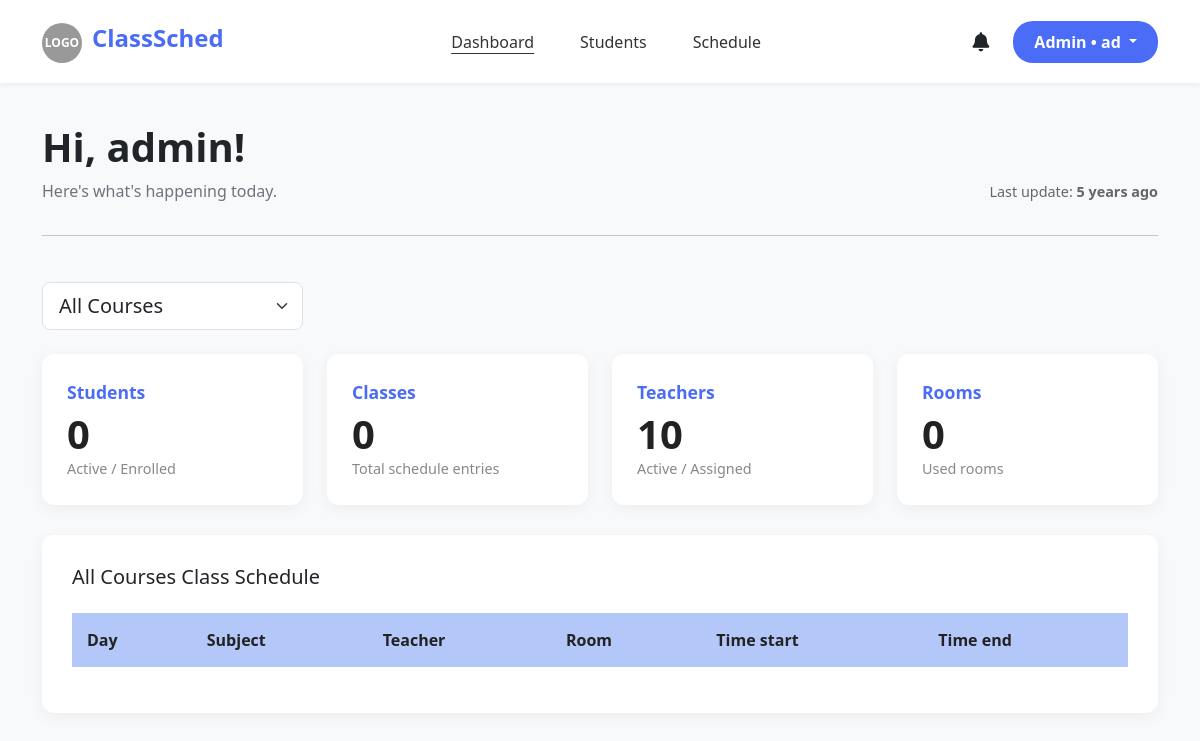
Before: /src/admin_dashboard.php (signed in) with the older database file.
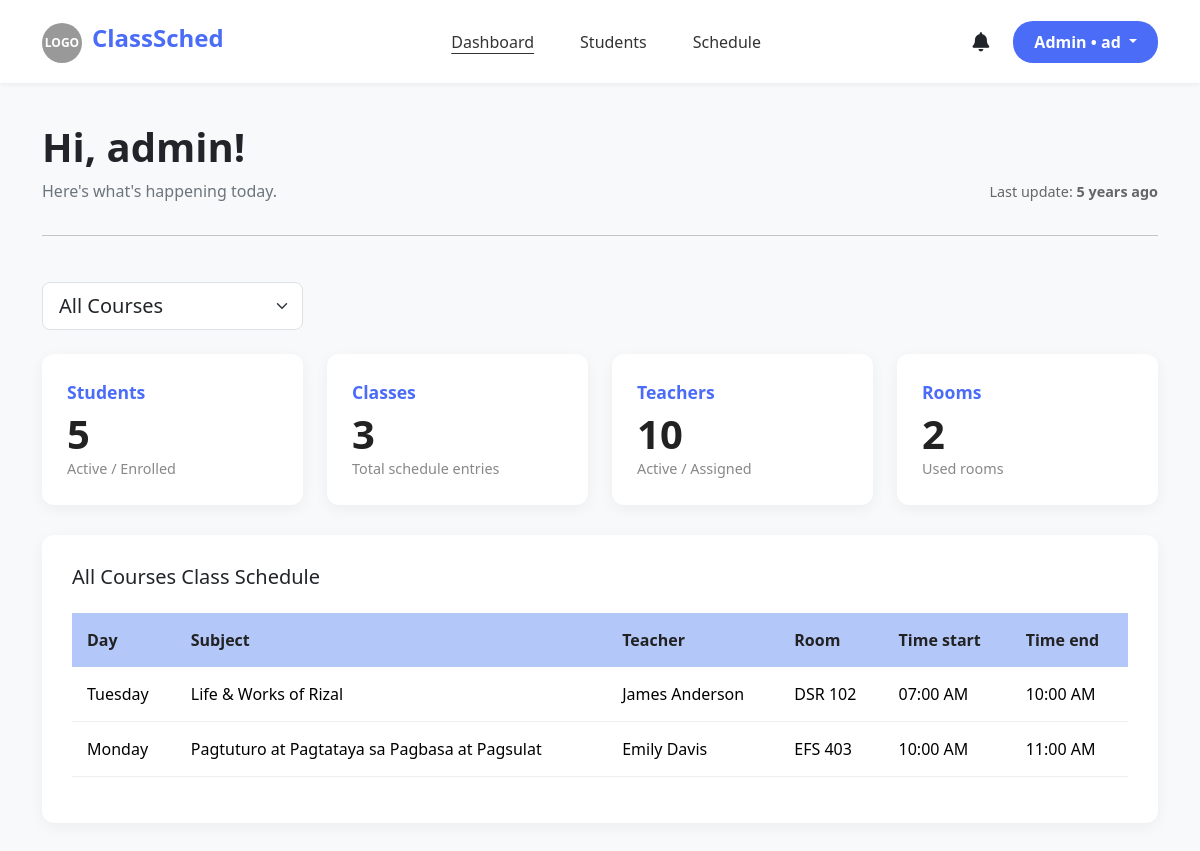
After: the same page with the newer database file.
### tables this page shows
CREATE TABLE schedules (
        id INTEGER PRIMARY KEY AUTOINCREMENT,
        day TEXT NOT NULL,
        subject_id INTEGER NOT NULL,
        teacher_id INTEGER NOT NULL,
        room TEXT(10),
        time_start TIME,
        time_end TIME,
        course_id INTEGER NOT NULL,
        
        FOREIGN KEY (teacher_id) REFERENCES teachers(id),
        FOREIGN KEY (course_id) REFERENCES courses(id),
        FOREIGN KEY (subject_id) REFERENCES subjects(id)
    );

### src/admin_dashboard.php (the view, shortened to what this page needs)
<?php
$user = $_SESSION["user"];
$db = get_db();
$selected_course = isset($_GET['course_id']) ? (int)$_GET['course_id'] : COURSE_ALL;
switch ($selected_course) {
    default:
        $course_name = "All Courses";
        break;
}
if ($selected_course === COURSE_ALL) {
    $student_enrolled = $db->querySingle("SELECT COUNT(id) FROM students");
    $classes_count = $db->querySingle("SELECT COUNT(id) FROM schedules");
    $teachers_count = $db->querySingle("SELECT COUNT(id) FROM teachers");
    $rooms_count = $db->querySingle("SELECT COUNT(DISTINCT room) FROM schedules WHERE room IS NOT NULL AND room != ''");
}
$db_file_path = __DIR__ . '/../users.db';
$last_update_text = "Unknown";
if (file_exists($db_file_path)) {
    $file_mod_time = filemtime($db_file_path);
    $time_diff = time() - $file_mod_time;
    if ($time_diff < 60) {
        $last_update_text = "Just now";
    } else {
        $tokens = [
            31536000 => 'year',
            2592000 => 'month',
            604800 => 'week',
            86400 => 'day',
            3600 => 'hour',
            60 => 'minute',
            1 => 'second'
        ];
        foreach ($tokens as $unit => $text) {
            $numberOfUnits = floor($time_diff / $unit);
            $last_update_text = $numberOfUnits . ' ' . $text . (($numberOfUnits > 1) ? 's' : '') . ' ago';
            break;
        }
    }
}
$sql_sched = "
    SELECT
        sch.*,
        sub.subject_name AS subject_name_display,
        t.name AS teacher_name_display
    FROM schedules sch
    LEFT JOIN subjects sub ON sch.subject_id = sub.id
    LEFT JOIN teachers t ON sch.teacher_id = t.id
";
if ($selected_course !== COURSE_ALL) {
    $sql_sched .= " WHERE sch.course_id = :course_id";
} else {
    $sql_sched .= " GROUP BY sch.subject_id, sch.teacher_id, sch.room, sch.time_start, sch.time_end, sch.day";
}
$sql_sched .= " ORDER BY sch.time_start ASC";
$stmt = $db->prepare($sql_sched);
$sched_result = $stmt->execute();
?>
<!DOCTYPE html>
<html lang="en">
<head>
    <link href="https://cdn.jsdelivr.net/npm/bootstrap@5.3.3/dist/css/bootstrap.min.css" rel="stylesheet">
    <link href="https://cdnjs.cloudflare.com/ajax/libs/font-awesome/6.0.0/css/all.min.css" rel="stylesheet">
    <link rel="stylesheet" href="../admin_dashboard.css">
</head>
<body>
    <nav class="navbar navbar-expand-lg">
        <div class="container">
            <a class="navbar-brand" href="#">
                <span class="logo-circle">LOGO</span>ClassSched
            </a>
            <div class="collapse navbar-collapse justify-content-center" id="navbarNav">
                <ul class="navbar-nav">
                    <li class="nav-item"><a class="nav-link active" href="admin_dashboard.php">Dashboard</a></li>
                    <li class="nav-item"><a class="nav-link" href="admin_student_manage.php">Students</a></li>
                    <li class="nav-item"><a class="nav-link" href="admin_schedule.php">Schedule</a></li>
                </ul>
            </div>
            <div class="d-flex align-items-center">
                <i class="fa-solid fa-bell me-4" style="font-size: 1.2rem; cursor: pointer;"></i>
                <div class="dropdown">
                    <button class="btn btn-admin dropdown-toggle" type="button" data-bs-toggle="dropdown">
                        Admin • <?php echo htmlspecialchars(substr($user["name"], 0, 2)); ?>
                    </button>
                </div>
            </div>
        </div>
    </nav>
    <div class="container mb-5">
        <div class="row hero-section align-items-end">
            <div class="col-md-6">
                <h1 class="fw-bold">Hi, <?php echo htmlspecialchars($user["name"]); ?>!</h1>
                <p class="text-secondary mb-0">Here's what's happening today.</p>
            </div>
            <div class="col-md-6 last-update">
                Last update: <strong><?php echo $last_update_text; ?></strong>
            </div>
            <div class="col-12 mt-3">
                <hr>
            </div>
        </div>
        <div class="row mb-4">
            <div class="col-md-3">
                <form action="" method="GET">
                    <select name="course_id" class="form-select form-select-lg" onchange="this.form.submit()">
                        <option value="<?php echo COURSE_ALL; ?>" <?php if($selected_course == COURSE_ALL) echo 'selected'; ?>>All Courses</option>
                    </select>
                </form>
            </div>
        </div>
        <div class="row g-4">
            <div class="col-md-3">
                <div class="stats-card">
                    <div class="stats-label">Students</div>
                    <div class="stats-number"><?php echo $student_enrolled; ?></div>
                    <div class="stats-sub">Active / Enrolled</div>
                </div>
            </div>
            <div class="col-md-3">
                <div class="stats-card">
                    <div class="stats-label">Classes</div>
                    <div class="stats-number"><?php echo $classes_count; ?></div>
                    <div class="stats-sub">Total schedule entries</div>
                </div>
            </div>
            <div class="col-md-3">
                <div class="stats-card">
                    <div class="stats-label">Teachers</div>
                    <div class="stats-number"><?php echo $teachers_count; ?></div>
                    <div class="stats-sub">Active / Assigned</div>
                </div>
            </div>
            <div class="col-md-3">
                <div class="stats-card">
                    <div class="stats-label">Rooms</div>
                    <div class="stats-number"><?php echo $rooms_count; ?></div>
                    <div class="stats-sub">Used rooms</div>
                </div>
            </div>
        </div>
        <div class="schedule-section">
            <h5 class="mb-4"><?php echo $course_name; ?> Class Schedule</h5>
            <div class="table-responsive">
                <table class="table custom-table">
                    <thead>
                        <tr>
                            <th>Day</th>
                            <th>Subject</th>
                            <th>Teacher</th>
                            <th>Room</th>
                            <th>Time start</th>
                            <th>Time end</th>
                        </tr>
                    </thead>
                    <tbody>
                        <?php while ($row = $sched_result->fetchArray(SQLITE3_ASSOC)): ?>
                        <tr>
                            <td><?php echo htmlspecialchars($row['day'] ?? '--'); ?></td>
                            <td><?php echo htmlspecialchars($row['subject_name_display'] ?? 'Unknown Subject'); ?></td>
                            <td><?php echo htmlspecialchars($row['teacher_name_display'] ?? 'Unknown Teacher'); ?></td>
                            <td><?php echo htmlspecialchars($row['room'] ?? 'TBA'); ?></td>
                            <td>
                                <?php
                                    if (!empty($row['time_start'])) {
                                        echo date("h:i A", strtotime($row['time_start']));
                                    } else {
                                        echo '--:--';
                                    }
                                ?>
                            </td>
                            <td>
                                <?php
                                    if (!empty($row['time_end'])) {
                                        echo date("h:i A", strtotime($row['time_end']));
                                    } else {
                                        echo '--:--';
                                    }
                                ?>
                            </td>
                        </tr>
                        <?php endwhile; ?>
                    </tbody>
                </table>
            </div>
        </div>
    </div>
</body>
</html>

### admin_dashboard.css (style rules this page uses)
body { background-color: #f8f9fa; font-family: 'Segoe UI', Tahoma, Geneva, Verdana, sans-serif; }
.navbar { background-color: white; box-shadow: 0 2px 4px rgba(0,0,0,0.05); padding: 15px 0; }
.navbar-brand { font-weight: 700; font-size: 1.5rem; color: #4a6cf7 !important; }
.logo-circle { display: inline-block; width: 40px; height: 40px; background-color: #999; border-radius: 50%; color: white; text-align: center; line-height: 40px; font-size: 12px; margin-right: 10px; }
.nav-link { color: #333 !important; font-weight: 500; margin: 0 15px; }
.nav-link.active { text-decoration: underline; text-decoration-color: #333; text-underline-offset: 5px; }
.btn-admin { background-color: #4a6cf7; color: white; border-radius: 20px; padding: 8px 20px; font-weight: 600; }
.hero-section { margin-top: 40px; margin-bottom: 30px; }
.last-update { text-align: right; color: #666; font-size: 0.9rem; }
.stats-card { background: white; border: none; border-radius: 12px; padding: 25px; box-shadow: 0 4px 15px rgba(0,0,0,0.05); height: 100%; transition: transform 0.2s; }
.stats-label { color: #4a6cf7; font-weight: 700; font-size: 1.1rem; margin-bottom: 5px; }
.stats-number { font-size: 2.5rem; font-weight: 700; color: #222; line-height: 1.2; }
.stats-sub { color: #888; font-size: 0.9rem; }
.schedule-section { background: white; padding: 30px; border-radius: 12px; margin-top: 30px; box-shadow: 0 4px 15px rgba(0,0,0,0.05); }
.custom-table thead th { background-color: #b3c7f9; color: #222; border: none; padding: 15px; }
.custom-table tbody td { padding: 15px; border-bottom: 1px solid #eee; vertical-align: middle; }

Changed rows visible on the page:
added schedules: day "Tuesday", subject_name_display "Life & Works of Rizal", teacher_name_display "James Anderson", room "DSR 102", time_start "07:00 AM", time_end "10:00 AM"
added schedules: day "Monday", subject_name_display "Pagtuturo at Pagtataya sa Pagbasa at Pagsulat", teacher_name_display "Emily Davis", room "EFS 403", time_start "10:00 AM", time_end "11:00 AM"
Other visible differences:
$student_enrolled: "0" → "5"
$classes_count: "0" → "3"
$rooms_count: "0" → "2"
